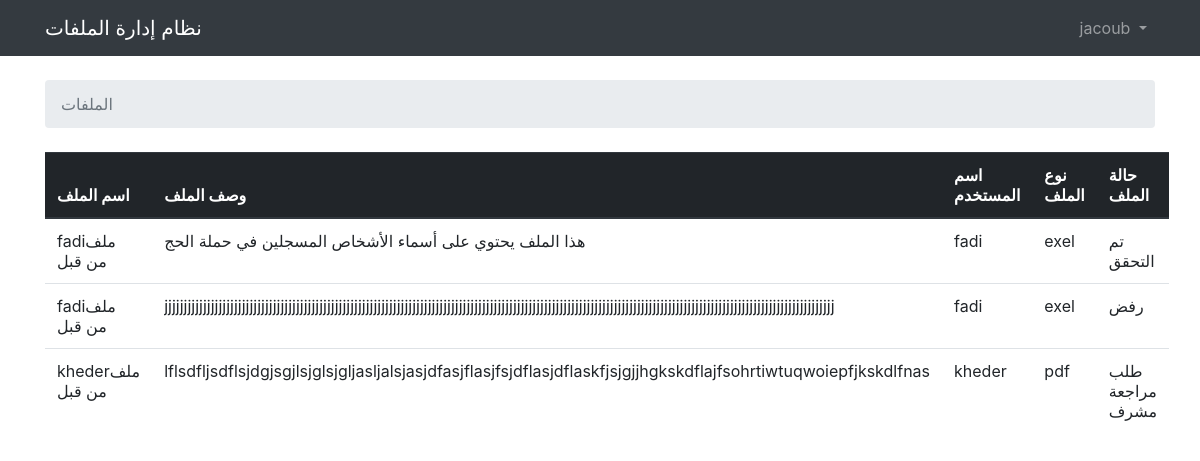
The page /all-files/ (signed in) on the database as committed earlier.
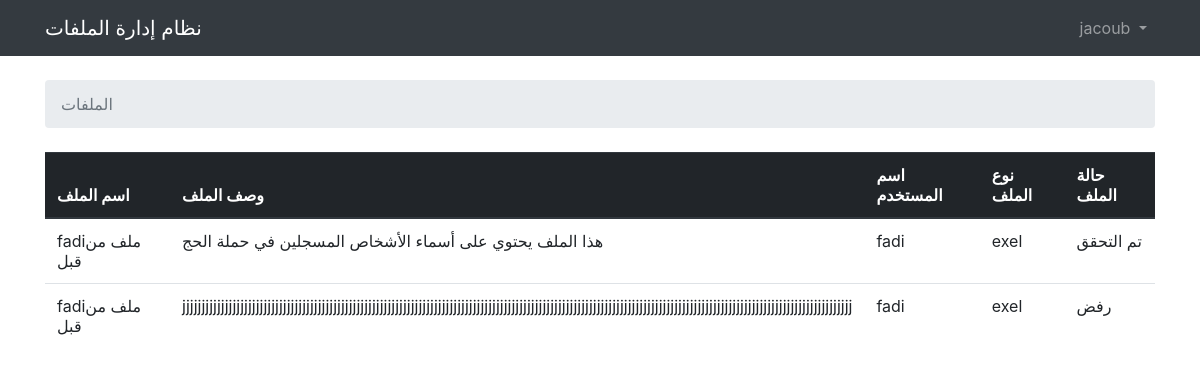
The same page on the database as committed later.
### base/models.py (models this page shows, shortened)
class StatusFile(models.Model):
    file = models.ForeignKey(UploadFile, on_delete=models.CASCADE)
    user = models.ForeignKey(User, on_delete=models.CASCADE, blank=True, null=True)
    status = models.CharField(max_length=25, choices=Status, blank=True, null=True)
    note = models.TextField(max_length=1000, null=True, blank=True)
    created_at = models.DateTimeField(auto_now_add=True)
    is_proccessed = models.BooleanField(default=False)
    class Meta:
        ordering = ['created_at']

class UploadFile(models.Model):
    user = models.ForeignKey(User, on_delete=models.CASCADE)
    file = models.FileField(upload_to='files')
    note = models.TextField(max_length=1000, null=True, blank=True)
    created_at = models.DateTimeField(auto_now_add=True)
    type_file = models.CharField(max_length=25, choices=Type_File)
    def __str__(self) -> str:
        return f'{self.user.username}ملف من قبل'

class User(AbstractUser):
    user_type = models.CharField(max_length=25, choices=Type_User)

### base/views.py (the view)
# urls.py: path('all-files/', all_files, name='all_files'),
@login_required(login_url='login')
def all_files(request):
    context = {
        'files':StatusFile.objects.all()
    }
    return render(request, 'all_files.html', context)

### templates/all_files.html (shortened to what this page needs)
{% extends 'base.html' %}
{% load static %}
    {% block breadcrumb %}
        <li class="breadcrumb-item active">الملفات</li>
    {% endblock %}
    {% block content %}
        <table class="table">
            <thead class="thead-dark">
                <tr>
                    <th>اسم الملف</th>
                    <th>وصف الملف</th>
                    <th>اسم المستخدم</th>
                    <th>نوع الملف</th>
                    <th>حالة الملف</th>
                </tr>
            </thead>
            <tbody>
                {% for file in files %}
                <tr>
                    <td>
                        {% if request.user.user_type == 'مساعد' and request.user.uploadfile_set.all.first.user == request.user%}
                        <a href="{% url 'edit_file' file.file.id %}">{{file.file.file}}</a>
                        <small class="text-muted d-block"></small>
                        {% elif request.user.user_type == 'مدقق' and request.user.upload_file_set.get.user == request.user %}
                        <a href="{% url 'edit_file' file.id %}">{{file.file}}</a>
                        <small class="text-muted d-block"></small>
                        {% else %}
                        {{file.file}}
                    </td>
                    {% endif %}
                    <td>{{file.file.note}}</td>
                    <td>{{file.user.username}}</td>
                    <td>{{file.file.type_file}}</td>
                    <td>
                        {% if file.status == '1' %}
                        {{'طلب مراجعة مشرف' | escape}}
                        {% elif file.status == '2' %}
                        {{ 'طلب تعديل من مساعد' | escape}}
                        {% elif file.status == '3' %}
                        {{ 'رفض' | escape}}
                        {% elif file.status == '4' %}
                        {{'طلب مراجعة مدير'| escape}}
                        {% elif file.status == '5' %}
                        {{'تم التحقق' | escape}}
                        {% elif file.status == '6' %}
                        {{ 'طلب مراجعة مدقق' | escape}}
                        {% else %}
                        {{'قيد المعالجة' | escape}}
                        {% endif %}
                    </td>
                </tr>
                {% endfor %}
            </tbody>
        </table>
    {% endblock %}

Rows that differ between the two databases and show on the page:
removed StatusFile: file "khederملف من قبل", file.note "lflsdfljsdflsjdgjsgjlsjglsjgljasljalsjasjdfasjflasjfsjdflasjdflaskfjsjgjjhgkskdflajfsohrtiwtuqwoiepfjkskdlfnas", user.username "kheder", file.type_file "pdf", value "طلب مراجعة مشرف"
